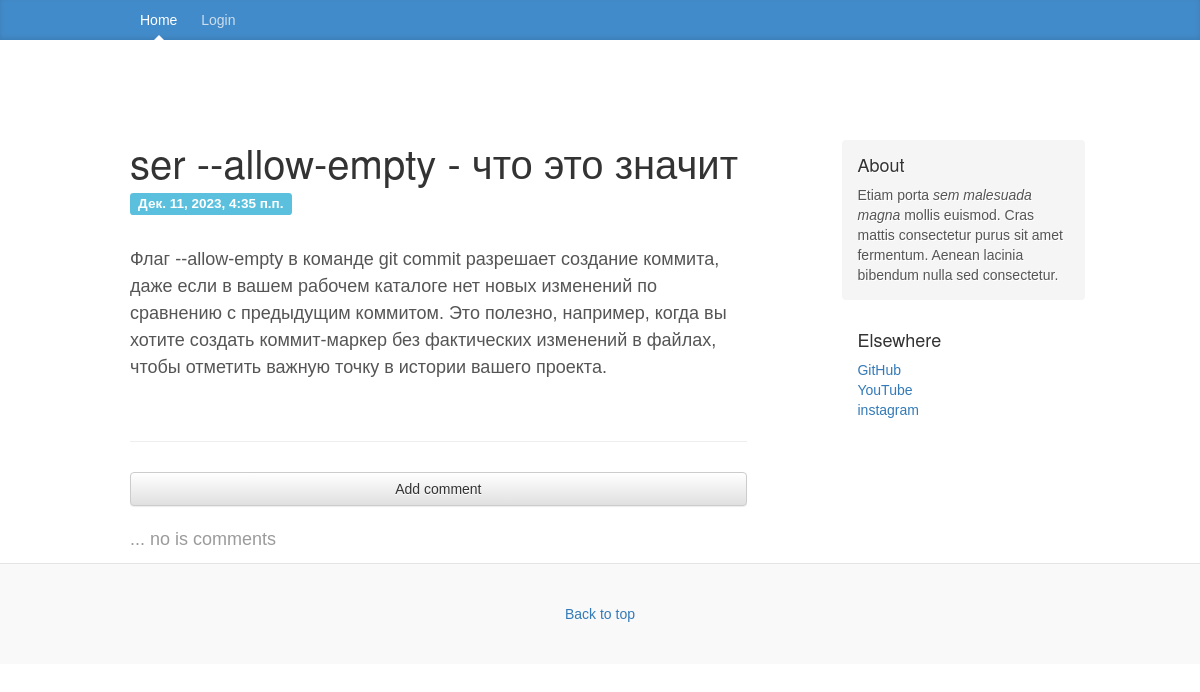
Screenshot of /blog/post/4/ with the database file from the repository.
### blog/models.py (models this page shows, shortened)
class Post(models.Model):
    author = models.ForeignKey(settings.AUTH_USER_MODEL, on_delete=models.CASCADE)
    title = models.CharField(max_length=200)
    text = models.TextField()
    created_date = models.DateTimeField(default=timezone.now)
    published_date = models.DateTimeField(blank=True, null=True)

### blog/views.py (the view)
# urls.py: path('blog/post/<int:pk>/', views.post_detail, name='post_detail'),
def post_detail(request, pk):
    post = get_object_or_404(Post, pk=pk)
    return render(request, 'blog/post_detail.html', {'post': post})

### blog/templates/blog/post_detail.html (shortened to what this page needs)
{% extends 'blog/base.html' %}
{% load static %}
{% block content %}
    <div class="blog-post">
        <h2 class="blog-post-title">{{ post.title }}</h2>
        <div style="margin: 5px 0 30px 0;">
            {% if post.published_date %}<span class="label label-info">{{ post.published_date }}</span>
            {% else %}<a class="btn btn-xs btn-success" href="{% url 'post_publish' pk=post.pk %}">publish</a>{% endif %}
        </div>
        <div>{{ post.text|linebreaksbr }}</div>
    </div>
    <hr>
    <a style="width: 100%; margin: 10px 0 20px 0;" class="btn btn-default" href="{% url 'add_comment_to_post' pk=post.pk %}">Add comment</a>
    {% for comment in post.comments.all %}
    {% if user.is_authenticated or comment.approved_comment %}
    <div class="comment" style="background: #f7f7f7; border-radius: 7px;">
        <div style="padding: 5px 0 0 5px;">
            {% include './icons/person-bounding-box.svg' %}
            {{ comment.author }}
            <span style="font-size: 15px;color: #8b8b8b;">{{ comment.created_date }}</span>
            {% if not comment.approved_comment %}
                <a class="btn btn-xs btn-danger" href="{% url 'comment_remove' pk=comment.pk %}">remove</a>
                <a class="btn btn-xs btn-success" href="{% url 'comment_approve' pk=comment.pk %}">approve</a>
            {% endif %}
        </div>
        <div style="clear:left;"></div>
        <div style="margin:10px;">{{ comment.text|linebreaks }}</div>
    </div>
    {% endif %}
{% empty %}
    <p style="color:#9b9b9b">... no is comments</p>
{% endfor %}
{% endblock %}

### blog/static/css/blog.css (style rules this page uses)
body { font-family: sans-serif; color: #555; }
h1, .h1, h2, .h2, h3, .h3, h4, .h4, h5, .h5, h6, .h6 { margin-top: 0; font-family: "Helvetica Neue", Helvetica, Arial, sans-serif; font-weight: normal; color: #333; }
.blog-post { margin-bottom: 60px; }
.blog-post-title { margin-bottom: 5px; font-size: 40px; }

### rows the page displays
Post: title "ser --allow-empty - что это значит", published_date "Дек. 11, 2023, 4:35 п.п.", text "Флаг --allow-empty в команде git commit разрешает создание коммита, даже если в вашем рабочем каталоге нет новых изменений по сравнению с предыдущим коммитом. Это полезно, например, когда вы хотите создать коммит-маркер без фактических изменений в файлах, чтобы отметить важную точку в истории вашего проекта."
